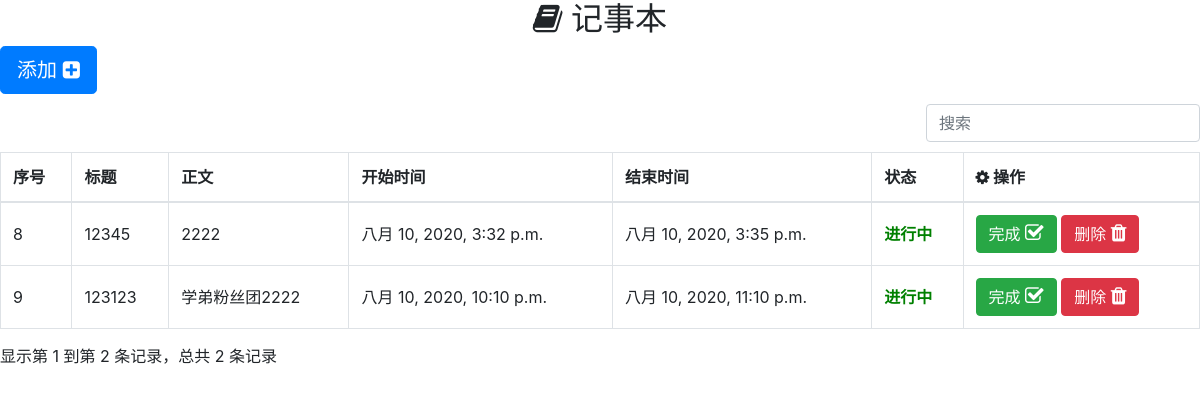
Page /app/ on the earlier database version.
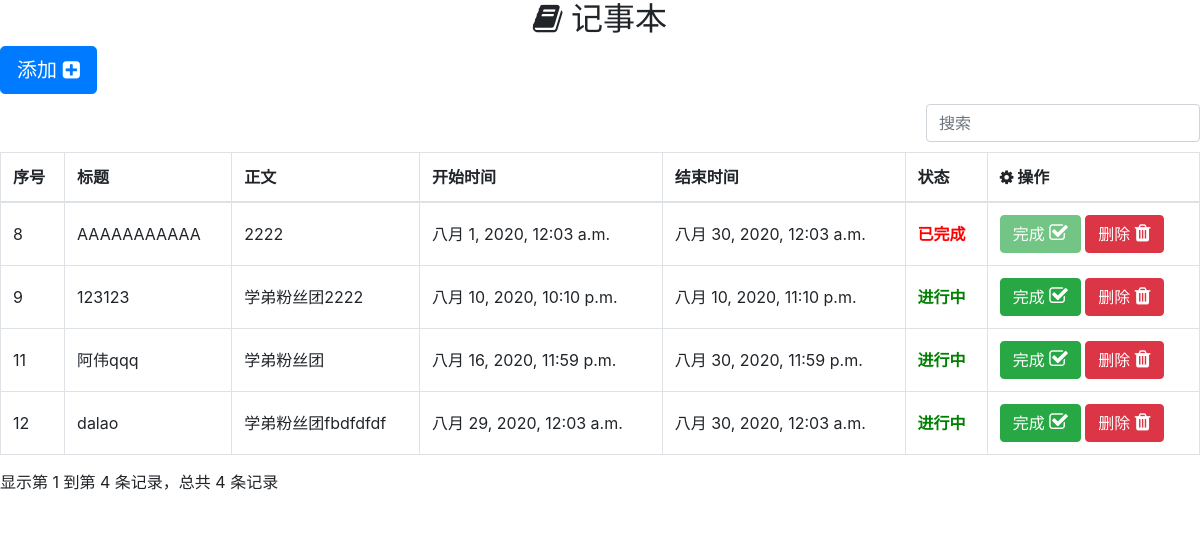
Same page on the later database version.
### app/models.py (models this page shows)
class Note(models.Model):
    choices = (
        ('U', 'Underway'),
        ('F', 'Finish'),
        ('D', 'Deleted')
    )
    name = models.CharField(verbose_name='标题', help_text='请输入记事标题', max_length=5)
    text = models.TextField(verbose_name='内容', help_text='请输入记事内容', max_length=20)
    s_time = models.DateTimeField(verbose_name='开始时间', help_text='请选择开始时间')
    e_time = models.DateTimeField(verbose_name='结束时间', help_text='请选择结束时间')
    status = models.CharField(verbose_name='状态', help_text='请选择状态', default='U', choices=choices, max_length=1)

### app/views.py (the view)
# urls.py: path('', views.main_page),
def main_page(request):
    notes = [i for i in Note.objects.exclude(status='D')]
    return render(request, 'main.html', {'note': notes})

### app/templates/main.html (shortened to what this page needs)
<!DOCTYPE html>
<html lang="en">
<head>
    {% load static %}
    <link rel="stylesheet" href="{% static "css/bootstrap.min.css" %}">
    <link rel="stylesheet" href="{% static 'css/sweetalert.css' %}">
    <link rel="stylesheet" href="{% static 'css/bootstrap-table.min.css' %}">
    <link rel="stylesheet" href="https://cdn.staticfile.org/font-awesome/4.7.0/css/font-awesome.css">
</head>
<body>
<div style="text-align: center;">
    <h2><i class="fa fa-book"></i>
        记事本
    </h2>
</div>
<button type="button" class="btn btn-primary btn-lg" onclick="$('#addModal').modal('show')">添加
    <i class="fa fa-plus-square" style="font-size:20px"></i>
</button>
<table id="noteList" class="table table-hover">
    <thead>
    <tr>
        <th>序号</th>
        <th>标题</th>
        <th>正文</th>
        <th>开始时间</th>
        <th>结束时间</th>
        <th>状态</th>
        <th>
            <i class="fa fa-cog"></i>
            操作
        </th>
    </tr>
    </thead>
    <tbody>
    {% for i in note %}
        <tr>
            <td>{{ i.id }}</td>
            <td>{{ i.name }}</td>
            <td>{{ i.text }}</td>
            <td>{{ i.s_time }}</td>
            <td>{{ i.e_time }}</td>
            {% if i.status == 'F' %}
                <td class="danger">已完成</td>
            {% elif i.status == 'U' %}
                <td class="safe">进行中</td>
            {% endif %}
            <td>
                {% if i.status == 'F' %}
                    <button type="button" class="btn btn-success" onclick="" disabled>完成
                        <i class="fa fa-check-square-o" style="font-size:20px"></i>
                    </button>
                {% elif i.status == 'U' %}
                    <button type="button" class="btn btn-success" onclick=finishNote("{{ i.id }}")>完成
                        <i class="fa fa-check-square-o" style="font-size:20px"></i>
                    </button>
                {% endif %}
                <button type="button" class="btn btn-danger" onclick=delNote("{{ i.id }}")>删除
                    <i class="fa fa-trash" style="font-size:20px"></i>
                </button>
            </td>
        </tr>
    {% endfor %}
    </tbody>
</table>
</body>
</html>

Differences in the rows shown:
changed Note id 8: name "12345" → "AAAAAAAAAAA"; s_time "八月 10, 2020, 3:32 p.m." → "八月 1, 2020, 12:03 a.m."; e_time "八月 10, 2020, 3:35 p.m." → "八月 30, 2020, 12:03 a.m."; status "进行中" → "已完成"
added Note: id "11", name "阿伟qqq", text "学弟粉丝团", s_time "八月 16, 2020, 11:59 p.m.", e_time "八月 30, 2020, 11:59 p.m.", status "进行中"
added Note: id "12", name "dalao", text "学弟粉丝团fbdfdfdf", s_time "八月 29, 2020, 12:03 a.m.", e_time "八月 30, 2020, 12:03 a.m.", status "进行中"
Other differences:
text written by a page script: "显示第 1 到第 2 条记录，总共 2 条记录" → "显示第 1 到第 4 条记录，总共 4 条记录"
